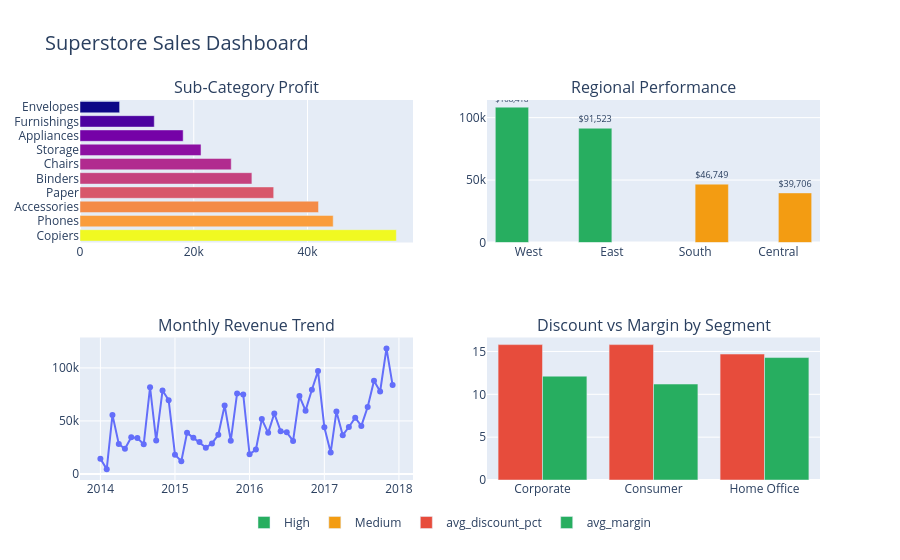

The cell this chart's notebook holds for it:
### Markdown cell above
# PLOTLY INTERACTIVE DASHBOARD

### Code cell
import plotly.express as px
import plotly.graph_objects as go
from plotly.subplots import make_subplots

#  Chart 1 Sub-Category Profit (Top Left)
fig1 = px.bar(
    q1.nlargest(10, 'total_profit'),
    x='total_profit',
    y='Sub-Category',
    orientation='h',
    color='total_profit',
    color_continuous_scale='RdYlGn',
)

# Chart 2 Regional Performance (Top Right) 
fig2 = px.bar(
    q2,
    x='Region',
    y='total_profit',
    color='profit_tier',
    text='total_profit',
    color_discrete_map={
        'High':   '#27ae60',
        'Medium': '#f39c12',
        'Low':    '#e74c3c'
    }
)
fig2.update_traces(texttemplate='$%{text:,.0f}', textposition='outside')

# Chart 3 Monthly Revenue Trend (Bottom Left)
fig3 = px.line(
    q3,
    x='order_month',
    y='monthly_revenue',
    markers=True,
)


#Chart 4 Discount vs Margin by Segment (Bottom Right)
fig4 = px.bar(
    q4,
    x='Segment',
    y=['avg_discount_pct', 'avg_margin'],
    barmode='group',
    title='Discount vs Profit Margin by Segment',
    color_discrete_map={
        'avg_discount_pct': '#e74c3c',
        'avg_margin':       '#27ae60'
    }
)

# Combine Into One Dashboard
dashboard = make_subplots(
    rows=2, cols=2,
    subplot_titles=[
        'Sub-Category Profit',
        'Regional Performance',
        'Monthly Revenue Trend',
        'Discount vs Margin by Segment'
    ]
)

for trace in fig1.data:
    dashboard.add_trace(trace, row=1, col=1)

for trace in fig2.data:
    dashboard.add_trace(trace, row=1, col=2)

for trace in fig3.data:
    dashboard.add_trace(trace, row=2, col=1)

for trace in fig4.data:
    dashboard.add_trace(trace, row=2, col=2)

dashboard.update_layout(
    height=900,
    title_text='Superstore Sales Dashboard',
    title_font_size=20,
    showlegend=True,
    coloraxis_showscale=False,
    legend=dict(
        orientation='h',
        yanchor='bottom',
        y=-0.15,
        xanchor='center',
        x=0.5
    )
)

dashboard.show()

# ── Save as HTML
dashboard.write_html('../outputs/dashboard.html')
print("Dashboard saved to outputs folder")

### Figure 1 — Plotly figure (JSON) as saved in the notebook; plotly's stock layout.template omitted (floating-point values rounded to 4 significant figures)
{"data": [{"alignmentgroup": "True", "hovertemplate": "total_profit=%{marker.color}<br>Sub-Category=%{y}<extra></extra>", "legendgroup": "", "marker": {"color": [55620.0, 44520.0, 41940.0, 34050.0, 30220.0, 26590.0, 21280.0, 18140.0, 13060.0, 6964.0], "coloraxis": "coloraxis", "pattern": {"shape": ""}}, "name": "", "offsetgroup": "", "orientation": "h", "showlegend": false, "textposition": "auto", "type": "bar", "x": [55620.0, 44520.0, 41940.0, 34050.0, 30220.0, 26590.0, 21280.0, 18140.0, 13060.0, 6964.0], "xaxis": "x", "y": ["Copiers", "Phones", "Accessories", "Paper", "Binders", "Chairs", "Storage", "Appliances", "Furnishings", "Envelopes"], "yaxis": "y"}, {"alignmentgroup": "True", "hovertemplate": "profit_tier=High<br>Region=%{x}<br>total_profit=%{text}<extra></extra>", "legendgroup": "High", "marker": {"color": "#27ae60", "pattern": {"shape": ""}}, "name": "High", "offsetgroup": "High", "orientation": "v", "showlegend": true, "text": [108400.0, 91520.0], "textposition": "outside", "texttemplate": "$%{text:,.0f}", "type": "bar", "x": ["West", "East"], "xaxis": "x2", "y": [108400.0, 91520.0], "yaxis": "y2"}, {"alignmentgroup": "True", "hovertemplate": "profit_tier=Medium<br>Region=%{x}<br>total_profit=%{text}<extra></extra>", "legendgroup": "Medium", "marker": {"color": "#f39c12", "pattern": {"shape": ""}}, "name": "Medium", "offsetgroup": "Medium", "orientation": "v", "showlegend": true, "text": [46750.0, 39710.0], "textposition": "outside", "texttemplate": "$%{text:,.0f}", "type": "bar", "x": ["South", "Central"], "xaxis": "x2", "y": [46750.0, 39710.0], "yaxis": "y2"}, {"hovertemplate": "order_month=%{x}<br>monthly_revenue=%{y}<extra></extra>", "legendgroup": "", "line": {"color": "#636efa", "dash": "solid"}, "marker": {"symbol": "circle"}, "mode": "lines+markers", "name": "", "orientation": "v", "showlegend": false, "type": "scatter", "x": ["2014-01", "2014-02", "2014-03", "2014-04", "2014-05", "2014-06", "2014-07", "2014-08", "2014-09", "2014-10", "2014-11", "2014-12", "2015-01", "2015-02", "2015-03", "2015-04", "2015-05", "2015-06", "2015-07", "2015-08", "2015-09", "2015-10", "2015-11", "2015-12", "2016-01", "2016-02", "2016-03", "2016-04", "2016-05", "2016-06", "2016-07", "2016-08", "2016-09", "2016-10", "2016-11", "2016-12", "2017-01", "2017-02", "2017-03", "2017-04", "2017-05", "2017-06", "2017-07", "2017-08", "2017-09", "2017-10", "2017-11", "2017-12"], "xaxis": "x3", "y": [14240.0, 4520.0, 55690.0, 28300.0, 23650.0, 34600.0, 33950.0, 27910.0, 81780.0, 31450.0, 78630.0, 69550.0, 18170.0, 11950.0, 38730.0, 34200.0, 30130.0, 24800.0, 28770.0, 36900.0, 64600.0, 31400.0, 75970.0, 74920.0, 18540.0, 22980.0, 51720.0, 38750.0, 56990.0, 40340.0, 39260.0, 31120.0, 73410.0, 59690.0, 79410.0, 97000.0, 43970.0, 20300.0, 58870.0, 36520.0, 44260.0, 52980.0, 45260.0, 63120.0, 87870.0, 77780.0, 118400.0, 83830.0], "yaxis": "y3"}, {"alignmentgroup": "True", "hovertemplate": "variable=avg_discount_pct<br>Segment=%{x}<br>value=%{y}<extra></extra>", "legendgroup": "avg_discount_pct", "marker": {"color": "#e74c3c", "pattern": {"shape": ""}}, "name": "avg_discount_pct", "offsetgroup": "avg_discount_pct", "orientation": "v", "showlegend": true, "textposition": "auto", "type": "bar", "x": ["Corporate", "Consumer", "Home Office"], "xaxis": "x4", "y": [15.8, 15.8, 14.7], "yaxis": "y4"}, {"alignmentgroup": "True", "hovertemplate": "variable=avg_margin<br>Segment=%{x}<br>value=%{y}<extra></extra>", "legendgroup": "avg_margin", "marker": {"color": "#27ae60", "pattern": {"shape": ""}}, "name": "avg_margin", "offsetgroup": "avg_margin", "orientation": "v", "showlegend": true, "textposition": "auto", "type": "bar", "x": ["Corporate", "Consumer", "Home Office"], "xaxis": "x4", "y": [12.12, 11.2, 14.29], "yaxis": "y4"}], "layout": {"annotations": [{"font": {"size": 16}, "showarrow": false, "text": "Sub-Category Profit", "x": 0.225, "xanchor": "center", "xref": "paper", "y": 1, "yanchor": "bottom", "yref": "paper"}, {"font": {"size": 16}, "showarrow": false, "text": "Regional Performance", "x": 0.775, "xanchor": "center", "xref": "paper", "y": 1, "yanchor": "bottom", "yref": "paper"}, {"font": {"size": 16}, "showarrow": false, "text": "Monthly Revenue Trend", "x": 0.225, "xanchor": "center", "xref": "paper", "y": 0.375, "yanchor": "bottom", "yref": "paper"}, {"font": {"size": 16}, "showarrow": false, "text": "Discount vs Margin by Segment", "x": 0.775, "xanchor": "center", "xref": "paper", "y": 0.375, "yanchor": "bottom", "yref": "paper"}], "autosize": true, "coloraxis": {"showscale": false}, "legend": {"orientation": "h", "x": 0.5, "xanchor": "center", "y": -0.15, "yanchor": "bottom"}, "showlegend": true, "title": {"font": {"size": 20}, "text": "Superstore Sales Dashboard"}, "xaxis": {"anchor": "y", "autorange": true, "domain": [0, 0.45], "range": [0, 58550.0], "type": "linear"}, "xaxis2": {"anchor": "y2", "autorange": true, "domain": [0.55, 1], "range": [-0.5, 3.5], "type": "category"}, "xaxis3": {"anchor": "y3", "autorange": true, "domain": [0, 0.45], "range": ["2013-09-27 13:19:38.3453", "2018-03-06 10:40:21.6547"], "type": "date"}, "xaxis4": {"anchor": "y4", "autorange": true, "domain": [0.55, 1], "range": [-0.5, 2.5], "type": "category"}, "yaxis": {"anchor": "x", "autorange": true, "domain": [0.625, 1], "range": [-0.5, 9.5], "type": "category"}, "yaxis2": {"anchor": "x2", "autorange": true, "domain": [0.625, 1], "range": [0, 114100.0], "type": "linear"}, "yaxis3": {"anchor": "x3", "autorange": true, "domain": [0, 0.375], "range": [-3932.0, 126900.0], "type": "linear"}, "yaxis4": {"anchor": "x4", "autorange": true, "domain": [0, 0.375], "range": [0, 16.63], "type": "linear"}}}
